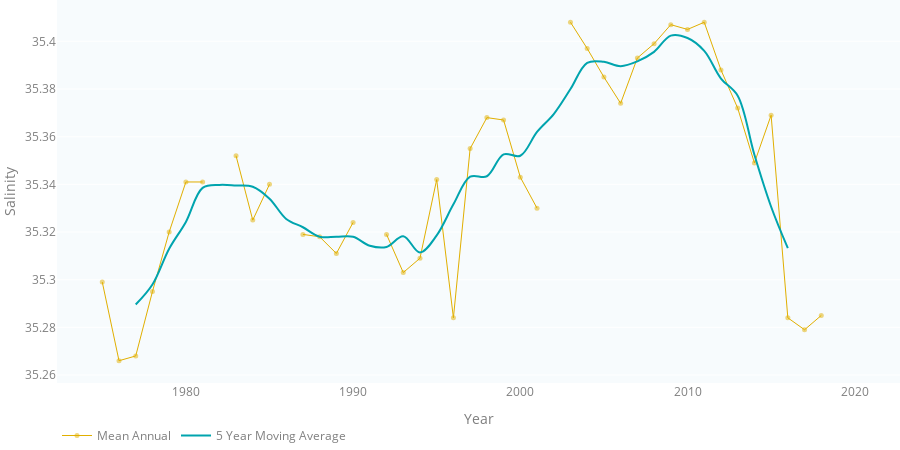

The notebook cell saved with this chart:
### Code cell
data_path = DATA_PATH+'Oceanic_Domain/3.2OceanSurfaceSubsurfaceSalinity/Figure3.4/'
data_csv = data_path + 'Figure3.4_data.csv'
df = pd.read_csv(data_csv, index_col=0)
mean_annual_trace = go.Scatter(x=df['datetime'],
                            y=df['mean__annual__upper_sea_salinity'],
                         name='Mean Annual',
                         mode='markers+lines',
                         marker=dict(color=TIMESERIES_COLOR_2,
                                     size=5,
                                     opacity=0.5),
                         line=dict(color=TIMESERIES_COLOR_2,
                                      width=1),
                         hovertemplate='%{x|%b %Y}<br>' +
                         '<b>Mean Annual</b><br>' +
                         'Salinity: %{y:.2f}<br>' +
                         '<extra></extra>'
                         )
moving_avg_trace = go.Scatter(x=df['datetime'],
                            y=df['moving_average__5year__upper_sea_salinity'],
                            name='5 Year Moving Average',
                            mode='lines',  # 'line' is default
                            line_shape='spline',
                            line=dict(color=TIMESERIES_COLOR_1,
                                      width=2),
                            hovertemplate='%{x|%b %Y}<br>' +
                                 '<b>5 Year Moving Average</b><br>' +
                                 'Salinity: %{y:.2f}<br>' +
                                 '<extra></extra>'
                            )
figure_3_4 = go.Figure(data=[mean_annual_trace, moving_avg_trace], layout=TIMESERIES_LAYOUT)
figure_3_4.update_layout(
    yaxis=dict(title='Salinity'),
    xaxis=dict(title="Year"))
figure_3_4

### Figure 1 — Plotly figure (JSON) as saved in the notebook; plotly's stock layout.template omitted (floating-point values rounded to 4 significant figures)
{"data": [{"hovertemplate": "%{x|%b %Y}<br><b>Mean Annual</b><br>Salinity: %{y:.2f}<br><extra></extra>", "line": {"color": "#E1AF00", "width": 1}, "marker": {"color": "#E1AF00", "opacity": 0.5, "size": 5}, "mode": "markers+lines", "name": "Mean Annual", "type": "scatter", "x": [1975, 1976, 1977, 1978, 1979, 1980, 1981, 1982, 1983, 1984, 1985, 1986, 1987, 1988, 1989, 1990, 1991, 1992, 1993, 1994, 1995, 1996, 1997, 1998, 1999, 2000, 2001, 2002, 2003, 2004, 2005, 2006, 2007, 2008, 2009, 2010, 2011, 2012, 2013, 2014, 2015, 2016, 2017, 2018, 2019, 2020], "y": [35.3, 35.27, 35.27, 35.3, 35.32, 35.34, 35.34, null, 35.35, 35.33, 35.34, null, 35.32, 35.32, 35.31, 35.32, null, 35.32, 35.3, 35.31, 35.34, 35.28, 35.35, 35.37, 35.37, 35.34, 35.33, null, 35.41, 35.4, 35.38, 35.37, 35.39, 35.4, 35.41, 35.41, 35.41, 35.39, 35.37, 35.35, 35.37, 35.28, 35.28, 35.28, null, null]}, {"hovertemplate": "%{x|%b %Y}<br><b>5 Year Moving Average</b><br>Salinity: %{y:.2f}<br><extra></extra>", "line": {"color": "#00a4ae", "shape": "spline", "width": 2}, "mode": "lines", "name": "5 Year Moving Average", "type": "scatter", "x": [1975, 1976, 1977, 1978, 1979, 1980, 1981, 1982, 1983, 1984, 1985, 1986, 1987, 1988, 1989, 1990, 1991, 1992, 1993, 1994, 1995, 1996, 1997, 1998, 1999, 2000, 2001, 2002, 2003, 2004, 2005, 2006, 2007, 2008, 2009, 2010, 2011, 2012, 2013, 2014, 2015, 2016, 2017, 2018, 2019, 2020], "y": [null, null, 35.29, 35.3, 35.31, 35.32, 35.34, 35.34, 35.34, 35.34, 35.33, 35.33, 35.32, 35.32, 35.32, 35.32, 35.31, 35.31, 35.32, 35.31, 35.32, 35.33, 35.34, 35.34, 35.35, 35.35, 35.36, 35.37, 35.38, 35.39, 35.39, 35.39, 35.39, 35.4, 35.4, 35.4, 35.4, 35.38, 35.38, 35.35, 35.33, 35.31, null, null, null, null]}], "layout": {"font": {"color": "#7f7f7f"}, "height": 450, "hovermode": "closest", "legend": {"bgcolor": "rgba(0,0,0,0)", "itemclick": false, "itemdoubleclick": false, "orientation": "h"}, "margin": {"b": 0, "l": 0, "r": 0, "t": 0}, "paper_bgcolor": "rgba(0,0,0,0)", "plot_bgcolor": "#f7fbfd", "xaxis": {"fixedrange": true, "showgrid": false, "title": {"text": "Year"}}, "yaxis": {"fixedrange": true, "title": {"text": "Salinity"}}}}
